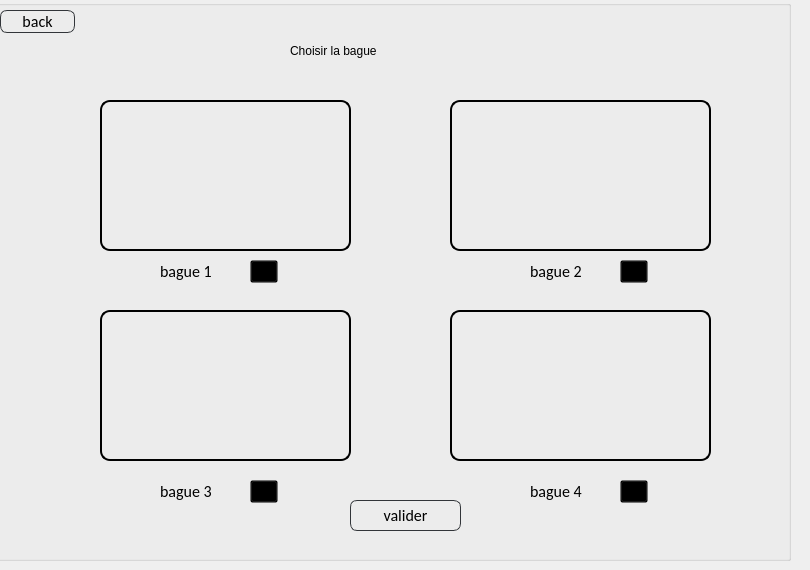
      <widget class="QWidget" name="choisir_bague">
       <widget class="QGroupBox" name="groupBox_12">
        <property name="geometry">
         <rect>
          <x>-10</x>
          <y>0</y>
          <width>801</width>
          <height>561</height>
         </rect>
        </property>
        <property name="styleSheet">
         <string notr="true">background:transparent;</string>
        </property>
        <property name="title">
         <string/>
        </property>
        <widget class="QLabel" name="label_26">
         <property name="geometry">
          <rect>
           <x>300</x>
           <y>30</y>
           <width>261</width>
           <height>41</height>
          </rect>
         </property>
         <property name="styleSheet">
          <string notr="true">font: 28pt &quot;Allura&quot;;
color: rgb(0, 0, 0);</string>
         </property>
         <property name="text">
          <string>Choisir la bague</string>
         </property>
        </widget>
        <widget class="QToolButton" name="toolButton_19">
         <property name="geometry">
          <rect>
           <x>260</x>
           <y>260</y>
           <width>28</width>
           <height>23</height>
          </rect>
         </property>
         <property name="text">
          <string>...</string>
         </property>
        </widget>
        <widget class="QToolButton" name="toolButton_20">
         <property name="geometry">
          <rect>
           <x>630</x>
           <y>260</y>
           <width>28</width>
           <height>23</height>
          </rect>
         </property>
         <property name="text">
          <string>...</string>
         </property>
        </widget>
        <widget class="QFrame" name="frame_22">
         <property name="geometry">
          <rect>
           <x>110</x>
           <y>100</y>
           <width>251</width>
           <height>151</height>
          </rect>
         </property>
         <property name="styleSheet">
          <string notr="true">image: url(:/IMG_4271.png);
	background: transparent;
	border-style:solid;
	border-radius:10px;
	border-width:2px;
</string>
         </property>
         <property name="frameShape">
          <enum>QFrame::StyledPanel</enum>
         </property>
         <property name="frameShadow">
          <enum>QFrame::Raised</enum>
         </property>
        </widget>
        <widget class="QFrame" name="frame_23">
         <property name="geometry">
          <rect>
           <x>460</x>
           <y>310</y>
           <width>261</width>
           <height>151</height>
          </rect>
         </property>
         <property name="styleSheet">
          <string notr="true">image: url(:/IMG_4112.png);
	background: transparent;
	border-style:solid;
	border-radius:10px;
	border-width:2px;
</string>
         </property>
         <property name="frameShape">
          <enum>QFrame::StyledPanel</enum>
         </property>
         <property name="frameShadow">
          <enum>QFrame::Raised</enum>
         </property>
        </widget>
        <widget class="QToolButton" name="toolButton_21">
         <property name="geometry">
          <rect>
           <x>630</x>
           <y>480</y>
           <width>28</width>
           <height>23</height>
          </rect>
         </property>
         <property name="text">
          <string>...</string>
         </property>
        </widget>
        <widget class="QFrame" name="frame_24">
         <property name="geometry">
          <rect>
           <x>110</x>
           <y>310</y>
           <width>251</width>
           <height>151</height>
          </rect>
         </property>
         <property name="styleSheet">
          <string notr="true">image: url(:/IMG_4266.png);
	background: transparent;
	border-style:solid;
	border-radius:10px;
	border-width:2px;
</string>
         </property>
         <property name="frameShape">
          <enum>QFrame::StyledPanel</enum>
         </property>
         <property name="frameShadow">
          <enum>QFrame::Raised</enum>
         </property>
        </widget>
        <widget class="QFrame" name="frame_25">
         <property name="geometry">
          <rect>
           <x>460</x>
           <y>100</y>
           <width>261</width>
           <height>151</height>
          </rect>
         </property>
         <property name="styleSheet">
          <string notr="true">image: url(:/IMG_4269.png);
	background: transparent;
	border-style:solid;
	border-radius:10px;
	border-width:2px;
</string>
         </property>
         <property name="frameShape">
          <enum>QFrame::StyledPanel</enum>
         </property>
         <property name="frameShadow">
          <enum>QFrame::Raised</enum>
         </property>
        </widget>
        <widget class="QToolButton" name="toolButton_22">
         <property name="geometry">
          <rect>
           <x>260</x>
           <y>480</y>
           <width>28</width>
           <height>23</height>
          </rect>
         </property>
         <property name="text">
          <string>...</string>
         </property>
        </widget>
        <widget class="QRadioButton" name="radioButton_5">
         <property name="geometry">
          <rect>
           <x>150</x>
           <y>260</y>
           <width>111</width>
           <height>22</height>
          </rect>
         </property>
         <property name="styleSheet">
          <string notr="true">
	background: transparent;
	border-style:solid;
	

border-color: rgb(50, 53, 57);
	color:rgb(0,0,0);
	font-size:16px;
font-family:Calibri;


</string>
         </property>
         <property name="text">
          <string>bague 1</string>
         </property>
        </widget>
        <widget class="QRadioButton" name="radioButton_6">
         <property name="geometry">
          <rect>
           <x>520</x>
           <y>260</y>
           <width>111</width>
           <height>22</height>
          </rect>
         </property>
         <property name="styleSheet">
          <string notr="true">
	background: transparent;
	border-style:solid;
	

border-color: rgb(50, 53, 57);
	color:rgb(0,0,0);
	font-size:16px;
font-family:Calibri;


</string>
         </property>
         <property name="text">
          <string>bague 2</string>
         </property>
        </widget>
        <widget class="QRadioButton" name="radioButton_7">
         <property name="geometry">
          <rect>
           <x>150</x>
           <y>480</y>
           <width>111</width>
           <height>22</height>
          </rect>
         </property>
         <property name="styleSheet">
          <string notr="true">
	background: transparent;
	border-style:solid;
	

border-color: rgb(50, 53, 57);
	color:rgb(0,0,0);
	font-size:16px;
font-family:Calibri;


</string>
         </property>
         <property name="text">
          <string>bague 3</string>
         </property>
        </widget>
        <widget class="QRadioButton" name="radioButton_8">
         <property name="geometry">
          <rect>
           <x>520</x>
           <y>480</y>
           <width>111</width>
           <height>22</height>
          </rect>
         </property>
         <property name="styleSheet">
          <string notr="true">
	background: transparent;
	border-style:solid;
	

border-color: rgb(50, 53, 57);
	color:rgb(0,0,0);
	font-size:16px;
font-family:Calibri;


</string>
         </property>
         <property name="text">
          <string>bague 4</string>
         </property>
        </widget>
        <widget class="QPushButton" name="pushButton_28">
         <property name="geometry">
          <rect>
           <x>360</x>
           <y>500</y>
           <width>111</width>
           <height>31</height>
          </rect>
         </property>
         <property name="styleSheet">
          <string notr="true">
QPushButton
{
	background: transparent;
	border-style:solid;
	border-radius:7px;
	border-width:1px;
border-color: rgb(50, 53, 57);
	color:rgb(0,0,0);
	font-size:16px;
font-family:Calibri;
}

QPushButton:hover
{
	background-color: #00000000;
	border-color: rgb(30, 227, 0);
	/*color:rgb(30, 227, 0);*/
}

QPushButton:focus
{
	background-color:  rgb(30, 227, 0);
	border-color: rgba(30, 227, 0,0);
	color:rgb(255, 255, 255);
}
</string>
         </property>
         <property name="text">
          <string>valider</string>
         </property>
        </widget>
        <widget class="QPushButton" name="pushButton_34">
         <property name="geometry">
          <rect>
           <x>10</x>
           <y>10</y>
           <width>75</width>
           <height>23</height>
          </rect>
         </property>
         <property name="styleSheet">
          <string notr="true">
QPushButton
{
	background: transparent;
	border-style:solid;
	border-radius:7px;
	border-width:1px;
border-color: rgb(50, 53, 57);
	color:rgb(0,0,0);
	font-size:16px;
font-family:Calibri;
}

QPushButton:hover
{
	background-color: #00000000;
	border-color: rgb(30, 227, 0);
	/*color:rgb(30, 227, 0);*/
}

QPushButton:focus
{
	background-color:  rgb(30, 227, 0);
	border-color: rgba(30, 227, 0,0);
	color:rgb(255, 255, 255);
}
</string>
         </property>
         <property name="text">
          <string>back</string>
         </property>
        </widget>
       </widget>
      </widget>
